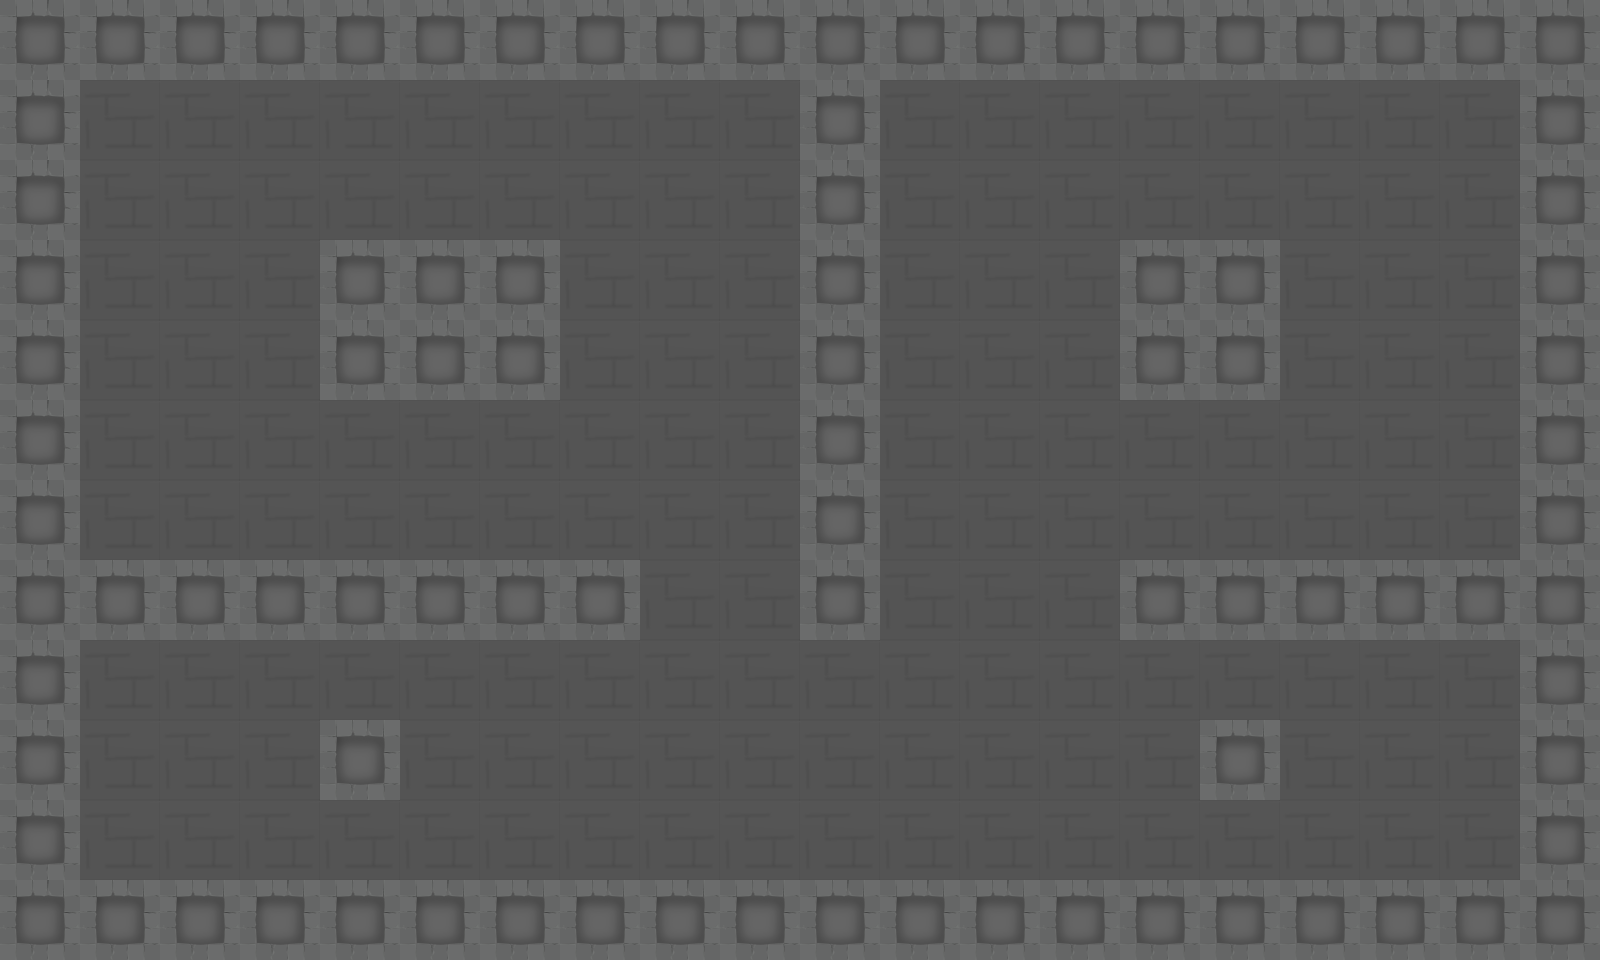

Tiled map render using the project's own tile images. Description and the map definition, with tile-layer contents summarised, below:
An orthogonal 20x12 tile map with 80x80 px tiles, 2 tile layers (Tile Layer 1, Objects).

<map version="1.2" tiledversion="1.2.3" orientation="orthogonal" renderorder="right-down" width="20" height="12" tilewidth="80" tileheight="80" infinite="0" nextlayerid="3" nextobjectid="1">
 <tileset firstgid="1" source="ts1.tsx" />
 <layer id="1" name="Tile Layer 1" width="20" height="12">
  <data>[240 cells, 240 non-empty, 1 distinct tile ids]</data>
 </layer>
 <layer id="2" name="Objects" width="20" height="12">
  <properties>
   <property name="blocked" value="true" />
  </properties>
  <data>[240 cells, 91 non-empty, 1 distinct tile ids]</data>
 </layer>
</map>
